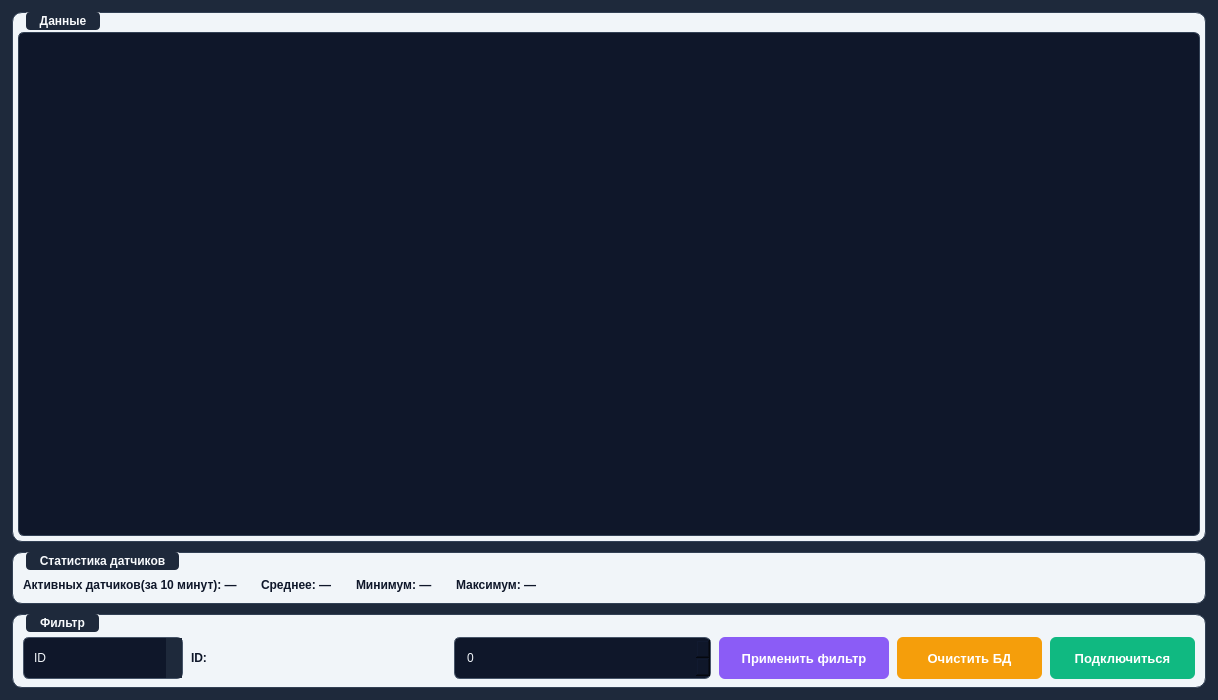
<?xml version="1.0" encoding="UTF-8"?>
<ui version="4.0">
 <class>MainWindow</class>
 <widget class="QMainWindow" name="MainWindow">
  <property name="geometry">
   <rect>
    <x>0</x>
    <y>0</y>
    <width>1000</width>
    <height>700</height>
   </rect>
  </property>
  <property name="windowTitle">
   <string>Мониторинг систем</string>
  </property>
  <property name="styleSheet">
   <string notr="true">
    /* Основной фон – тёмно-синий, чтобы меньше белого */
    QMainWindow {
        background-color: #1e293b;
        font-family: "Segoe UI", Roboto, sans-serif;
        font-size: 13px;
        color: #e2e8f0;
    }

    /* Группы – карточки с тенью, светлый фон */
    QGroupBox {
        background-color: #f1f5f9;
        border: 1px solid #334155;
        border-radius: 10px;
        margin-top: 0.8ex;
        font-weight: 600;
        padding-top: 14px;
        color: #0f172a;
    }
    QGroupBox::title {
        subcontrol-origin: margin;
        left: 14px;
        padding: 0 10px;
        background-color: #1e293b;
        color: #f8fafc;
        border-radius: 4px;
        padding: 2px 12px;
        font-size: 13px;
    }

    /* Таблица – тёмная тема для инженерного вида */
    QTableView {
        background-color: #0f172a;
        alternate-background-color: #1e293b;
        gridline-color: #334155;
        border: 1px solid #334155;
        border-radius: 6px;
        selection-background-color: #3b82f6;
        selection-color: #ffffff;
        color: #e2e8f0;
    }
    QHeaderView::section {
        background-color: #1e293b;
        padding: 6px 12px;
        border: none;
        border-bottom: 2px solid #3b82f6;
        font-weight: 600;
        color: #94a3b8;
    }
    QTableView::item {
        padding: 4px 8px;
    }

    /* Поля ввода – тёмные, но читаемые */
    QLabel {
        color: #0f172a;
        font-weight: 600;
    }

    QComboBox, QSpinBox, QDoubleSpinBox, QDateTimeEdit {
        border: 1px solid #475569;
        border-radius: 6px;
        padding: 5px 10px;
        background-color: #0f172a;
        color: #f1f5f9;
        min-height: 30px;
    }
    QComboBox:focus, QSpinBox:focus, QDoubleSpinBox:focus, QDateTimeEdit:focus {
        border-color: #3b82f6;
        outline: none;
    }
    QComboBox::drop-down {
        border: none;
        background-color: #1e293b;
    }
    QComboBox QAbstractItemView {
        background-color: #0f172a;
        color: #f1f5f9;
        selection-background-color: #3b82f6;
    }

    /* Кнопки – яркие, с эффектами */
    QPushButton {
        border: none;
        border-radius: 6px;
        padding: 6px 16px;
        font-weight: 600;
        font-size: 13px;
        min-height: 30px;
        color: white;
        background-color: #3b82f6;
    }
    QPushButton:hover {
        background-color: #2563eb;
    }
    QPushButton:pressed {
        background-color: #1d4ed8;
    }

    /* Разные кнопки – разный цвет */
    QPushButton#applyFilterButton {
        background-color: #8b5cf6;
    }
    QPushButton#applyFilterButton:hover {
        background-color: #7c3aed;
    }
    QPushButton#connectButton {
        background-color: #10b981;
    }
    QPushButton#connectButton:hover {
        background-color: #059669;
    }
    QPushButton#connectButton[running="true"] {
        background-color: #ef4444;
    }
    QPushButton#connectButton[running="true"]:hover {
        background-color: #dc2626;
    }
    QPushButton#clearDatabaseButton {
        background-color: #f59e0b;
    }
    QPushButton#clearDatabaseButton:hover {
        background-color: #d97706;
    }

    /* Оверлей загрузки */
    QWidget#loadingOverlay {
        background-color: rgba(15, 23, 42, 0.85);
        border-radius: 8px;
    }
    QLabel#loadingTextLabel {
        color: #94a3b8;
        font-size: 15px;
    }
    QLabel#spinnerAnimationLabel {
        color: #3b82f6;
    }
   </string>
  </property>

  <widget class="QWidget" name="centralwidget">
   <layout class="QVBoxLayout" name="mainLayout">
    <property name="leftMargin"><number>12</number></property>
    <property name="topMargin"><number>12</number></property>
    <property name="rightMargin"><number>12</number></property>
    <property name="bottomMargin"><number>12</number></property>
    <property name="spacing"><number>10</number></property>

    <!-- 1. Группа таблицы – растягивается через sizePolicy -->
    <item>
     <widget class="QGroupBox" name="groupBoxTable">
      <property name="title">
       <string>Данные</string>
      </property>
      <property name="sizePolicy">
       <sizepolicy hsizetype="Expanding" vsizetype="Expanding">
        <horstretch>1</horstretch>
        <verstretch>1</verstretch>
       </sizepolicy>
      </property>
      <layout class="QVBoxLayout" name="tableGroupLayout">
       <property name="leftMargin"><number>5</number></property>
       <property name="topMargin"><number>5</number></property>
       <property name="rightMargin"><number>5</number></property>
       <property name="bottomMargin"><number>5</number></property>
       <item>
        <widget class="QStackedWidget" name="tableStackedWidget">
         <widget class="QWidget" name="tablePage">
          <layout class="QVBoxLayout" name="tablePageLayout">
           <property name="leftMargin"><number>0</number></property>
           <property name="topMargin"><number>0</number></property>
           <property name="rightMargin"><number>0</number></property>
           <property name="bottomMargin"><number>0</number></property>
           <item>
            <widget class="QTableView" name="SystemTableView">
             <property name="sortingEnabled"><bool>true</bool></property>
             <property name="alternatingRowColors"><bool>true</bool></property>
             <property name="selectionBehavior"><enum>QAbstractItemView::SelectRows</enum></property>
            </widget>
           </item>
          </layout>
         </widget>
         <widget class="QWidget" name="loadingPage">
          <layout class="QVBoxLayout" name="loadingPageLayout">
           <property name="leftMargin"><number>0</number></property>
           <property name="topMargin"><number>0</number></property>
           <property name="rightMargin"><number>0</number></property>
           <property name="bottomMargin"><number>0</number></property>
           <item>
            <widget class="QWidget" name="loadingOverlay" native="true">
             <property name="visible"><bool>false</bool></property>
             <layout class="QGridLayout" name="overlayLayout">
              <item row="0" column="0">
               <widget class="QWidget" name="loadingCard" native="true">
                <property name="minimumSize"><size><width>260</width><height>120</height></size></property>
                <layout class="QVBoxLayout" name="cardLayout">
                 <item>
                  <widget class="QLabel" name="spinnerAnimationLabel">
                   <property name="alignment"><set>Qt::AlignCenter</set></property>
                   <property name="text"><string>⟳</string></property>
                   <property name="font"><font><pointsize>28</pointsize></font></property>
                  </widget>
                 </item>
                 <item>
                  <widget class="QLabel" name="loadingTextLabel">
                   <property name="text"><string>Загрузка данных...</string></property>
                   <property name="alignment"><set>Qt::AlignCenter</set></property>
                  </widget>
                 </item>
                </layout>
               </widget>
              </item>
             </layout>
            </widget>
           </item>
          </layout>
         </widget>
        </widget>
       </item>
      </layout>
     </widget>
    </item>

    <!-- 2. Группа статистики -->
    <item>
     <widget class="QGroupBox" name="groupBoxStatistics">
      <property name="title">
       <string>Статистика датчиков</string>
      </property>
      <property name="sizePolicy">
       <sizepolicy hsizetype="Expanding" vsizetype="Fixed">
        <horstretch>0</horstretch>
        <verstretch>0</verstretch>
       </sizepolicy>
      </property>
      <layout class="QHBoxLayout" name="statisticsLayout">
       <property name="leftMargin"><number>10</number></property>
       <property name="topMargin"><number>8</number></property>
       <property name="rightMargin"><number>10</number></property>
       <property name="bottomMargin"><number>8</number></property>
       <property name="spacing"><number>24</number></property>
       <item>
        <widget class="QLabel" name="statsConnectedLabel">
         <property name="text"><string>Активных датчиков(за 10 минут): —</string></property>
        </widget>
       </item>
       <item>
        <widget class="QLabel" name="statsAverageLabel">
         <property name="text"><string>Среднее: —</string></property>
        </widget>
       </item>
       <item>
        <widget class="QLabel" name="statsMinLabel">
         <property name="text"><string>Минимум: —</string></property>
        </widget>
       </item>
       <item>
        <widget class="QLabel" name="statsMaxLabel">
         <property name="text"><string>Максимум: —</string></property>
        </widget>
       </item>
       <item>
        <spacer name="statsSpacer">
         <property name="orientation"><enum>Qt::Horizontal</enum></property>
         <property name="sizeHint" stdset="0">
          <size>
           <width>40</width>
           <height>20</height>
          </size>
         </property>
        </spacer>
       </item>
      </layout>
     </widget>
    </item>

    <!-- 3. Группа фильтра -->
    <item>
     <widget class="QGroupBox" name="groupBoxFilter">
      <property name="title">
       <string>Фильтр</string>
      </property>
      <property name="sizePolicy">
       <sizepolicy hsizetype="Expanding" vsizetype="Fixed">
        <horstretch>0</horstretch>
        <verstretch>0</verstretch>
       </sizepolicy>
      </property>
      <layout class="QHBoxLayout" name="filterLayout">
       <property name="leftMargin"><number>10</number></property>
       <property name="topMargin"><number>8</number></property>
       <property name="rightMargin"><number>10</number></property>
       <property name="bottomMargin"><number>8</number></property>
       <property name="spacing"><number>8</number></property>
       <item>
        <widget class="QComboBox" name="filterFieldComboBox">
         <property name="minimumSize"><size><width>160</width><height>36</height></size></property>
         <property name="toolTip"><string>Тип фильтра</string></property>
         <item><property name="text"><string>ID</string></property></item>
         <item><property name="text"><string>Значение</string></property></item>
         <item><property name="text"><string>Дата</string></property></item>
        </widget>
       </item>
       <item>
        <widget class="QStackedWidget" name="filterValueStack">
         <property name="minimumSize"><size><width>520</width><height>36</height></size></property>
         <widget class="QWidget" name="pageIdFilter">
          <layout class="QHBoxLayout" name="pageIdLayout">
           <property name="leftMargin"><number>0</number></property>
           <property name="topMargin"><number>0</number></property>
           <property name="rightMargin"><number>0</number></property>
           <property name="bottomMargin"><number>0</number></property>
           <item>
            <widget class="QLabel" name="filterIdLabel">
             <property name="text"><string>ID:</string></property>
            </widget>
           </item>
           <item>
            <widget class="QSpinBox" name="filterSpinBox">
             <property name="minimum"><number>0</number></property>
             <property name="maximum"><number>999999</number></property>
            </widget>
           </item>
          </layout>
         </widget>
         <widget class="QWidget" name="pageValueFilter">
          <layout class="QHBoxLayout" name="pageValueLayout">
           <property name="leftMargin"><number>0</number></property>
           <property name="topMargin"><number>0</number></property>
           <property name="rightMargin"><number>0</number></property>
           <property name="bottomMargin"><number>0</number></property>
           <item>
            <widget class="QLabel" name="filterValueLabel">
             <property name="text"><string>Значение:</string></property>
            </widget>
           </item>
           <item>
            <widget class="QComboBox" name="filterValueOperationComboBox">
             <property name="minimumSize"><size><width>110</width><height>0</height></size></property>
             <item><property name="text"><string>равно</string></property></item>
             <item><property name="text"><string>более</string></property></item>
             <item><property name="text"><string>менее</string></property></item>
            </widget>
           </item>
           <item>
            <widget class="QDoubleSpinBox" name="filterDoubleSpinBox">
             <property name="minimumSize"><size><width>120</width><height>0</height></size></property>
             <property name="decimals"><number>2</number></property>
             <property name="minimum"><double>0.000000000000000</double></property>
             <property name="maximum"><double>280.000000000000000</double></property>
             <property name="singleStep"><double>0.010000000000000</double></property>
            </widget>
           </item>
           <item>
            <widget class="QLabel" name="filterToleranceLabel">
             <property name="text"><string>Погрешность:</string></property>
            </widget>
           </item>
           <item>
            <widget class="QDoubleSpinBox" name="filterToleranceSpinBox">
             <property name="minimumSize"><size><width>110</width><height>0</height></size></property>
             <property name="decimals"><number>4</number></property>
             <property name="minimum"><double>0.000000000000000</double></property>
             <property name="maximum"><double>1.000000000000000</double></property>
             <property name="singleStep"><double>0.010000000000000</double></property>
            </widget>
           </item>
          </layout>
         </widget>
         <widget class="QWidget" name="pageDateRange">
          <layout class="QHBoxLayout" name="pageDateRangeLayout">
           <property name="leftMargin"><number>0</number></property>
           <property name="topMargin"><number>0</number></property>
           <property name="rightMargin"><number>0</number></property>
           <property name="bottomMargin"><number>0</number></property>
           <property name="spacing"><number>6</number></property>
           <item>
            <widget class="QLabel" name="filterDateFromLabel">
             <property name="text"><string>с</string></property>
            </widget>
           </item>
           <item>
            <widget class="QDateEdit" name="filterDateFrom">
             <property name="calendarPopup"><bool>true</bool></property>
             <property name="displayFormat"><string>dd.MM.yyyy</string></property>
            </widget>
           </item>
           <item>
            <widget class="QTimeEdit" name="filterTimeFrom">
             <property name="displayFormat"><string>HH:mm</string></property>
            </widget>
           </item>
           <item>
            <widget class="QLabel" name="filterDateToLabel">
             <property name="text"><string>по</string></property>
            </widget>
           </item>
           <item>
            <widget class="QDateEdit" name="filterDateTo">
             <property name="calendarPopup"><bool>true</bool></property>
             <property name="displayFormat"><string>dd.MM.yyyy</string></property>
            </widget>
           </item>
           <item>
            <widget class="QTimeEdit" name="filterTimeTo">
             <property name="displayFormat"><string>HH:mm</string></property>
            </widget>
           </item>
          </layout>
         </widget>
        </widget>
       </item>
       <item>
        <widget class="QPushButton" name="applyFilterButton">
         <property name="minimumSize"><size><width>170</width><height>36</height></size></property>
         <property name="text"><string>Применить фильтр</string></property>
        </widget>
       </item>
       <item>
        <spacer name="fSpacer">
         <property name="orientation"><enum>Qt::Horizontal</enum></property>
         <property name="sizeHint" stdset="0">
          <size>
           <width>40</width>
           <height>20</height>
          </size>
         </property>
        </spacer>
       </item>
       <item>
        <widget class="QPushButton" name="clearDatabaseButton">
         <property name="minimumSize"><size><width>145</width><height>36</height></size></property>
         <property name="text"><string>Очистить БД</string></property>
         <property name="toolTip"><string>Удалить все записи из базы данных</string></property>
        </widget>
       </item>
       <item>
        <widget class="QPushButton" name="connectButton">
         <property name="minimumSize"><size><width>145</width><height>36</height></size></property>
         <property name="text"><string>Подключиться</string></property>
        </widget>
       </item>
      </layout>
     </widget>
    </item>
   </layout>
  </widget>
 </widget>
 <resources/>
</ui>
